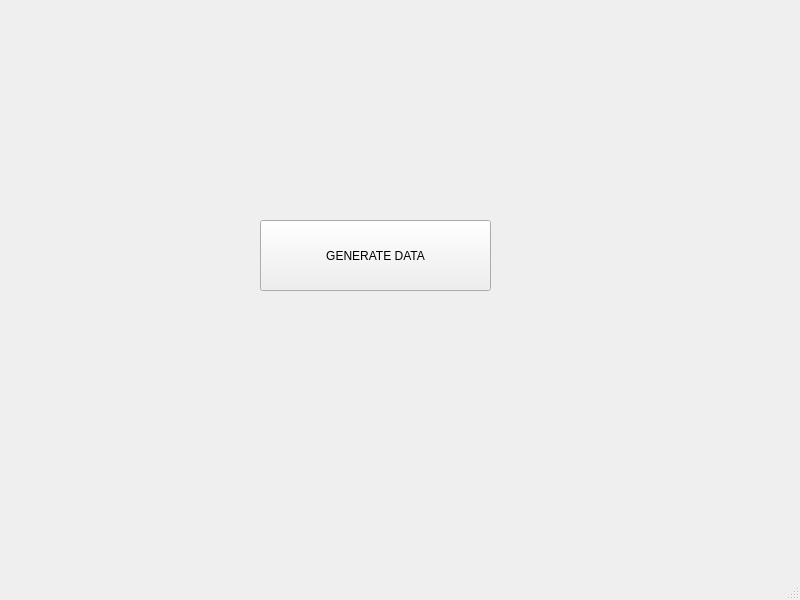
<?xml version="1.0" encoding="UTF-8"?>
<ui version="4.0">
 <class>MainWindow</class>
 <widget class="QMainWindow" name="MainWindow">
  <property name="geometry">
   <rect>
    <x>0</x>
    <y>0</y>
    <width>800</width>
    <height>600</height>
   </rect>
  </property>
  <property name="windowTitle">
   <string>MainWindow</string>
  </property>
  <widget class="QWidget" name="centralwidget">
   <widget class="QPushButton" name="pushButton">
    <property name="geometry">
     <rect>
      <x>260</x>
      <y>220</y>
      <width>231</width>
      <height>71</height>
     </rect>
    </property>
    <property name="text">
     <string>GENERATE DATA</string>
    </property>
   </widget>
  </widget>
  <widget class="QMenuBar" name="menubar">
   <property name="geometry">
    <rect>
     <x>0</x>
     <y>0</y>
     <width>800</width>
     <height>26</height>
    </rect>
   </property>
  </widget>
  <widget class="QStatusBar" name="statusbar"/>
 </widget>
 <resources/>
 <connections/>
</ui>
